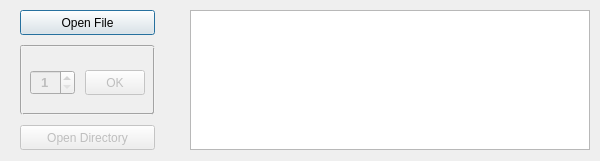
<?xml version="1.0" encoding="UTF-8"?>
<ui version="4.0">
 <class>ConverterSlags</class>
 <widget class="QWidget" name="ConverterSlags">
  <property name="geometry">
   <rect>
    <x>0</x>
    <y>0</y>
    <width>600</width>
    <height>161</height>
   </rect>
  </property>
  <property name="windowTitle">
   <string>ConverterSlags</string>
  </property>
  <widget class="QPushButton" name="FileFound">
   <property name="geometry">
    <rect>
     <x>20</x>
     <y>10</y>
     <width>135</width>
     <height>25</height>
    </rect>
   </property>
   <property name="text">
    <string>Open File</string>
   </property>
   <property name="default">
    <bool>true</bool>
   </property>
  </widget>
  <widget class="QPushButton" name="OpenDirect">
   <property name="enabled">
    <bool>false</bool>
   </property>
   <property name="geometry">
    <rect>
     <x>20</x>
     <y>125</y>
     <width>135</width>
     <height>25</height>
    </rect>
   </property>
   <property name="text">
    <string>Open Directory</string>
   </property>
  </widget>
  <widget class="QGroupBox" name="Shadow">
   <property name="geometry">
    <rect>
     <x>20</x>
     <y>45</y>
     <width>135</width>
     <height>70</height>
    </rect>
   </property>
   <property name="styleSheet">
    <string notr="true"> QGroupBox {
     border: 2px groove #A3A3A3;
     border-radius: 3px;
	 margin-top: 2ex; /* оставляем пространство вверху для заголовка */
 }</string>
   </property>
   <property name="title">
    <string/>
   </property>
   <widget class="QPushButton" name="TransformSlags">
    <property name="enabled">
     <bool>false</bool>
    </property>
    <property name="geometry">
     <rect>
      <x>65</x>
      <y>25</y>
      <width>60</width>
      <height>25</height>
     </rect>
    </property>
    <property name="text">
     <string>OK</string>
    </property>
   </widget>
   <widget class="QSpinBox" name="OldRead">
    <property name="enabled">
     <bool>false</bool>
    </property>
    <property name="geometry">
     <rect>
      <x>10</x>
      <y>25</y>
      <width>45</width>
      <height>25</height>
     </rect>
    </property>
    <property name="font">
     <font>
      <pointsize>10</pointsize>
      <weight>75</weight>
      <bold>true</bold>
     </font>
    </property>
    <property name="alignment">
     <set>Qt::AlignCenter</set>
    </property>
    <property name="minimum">
     <number>1</number>
    </property>
   </widget>
  </widget>
  <widget class="QTextBrowser" name="TextBrowser">
   <property name="geometry">
    <rect>
     <x>190</x>
     <y>10</y>
     <width>400</width>
     <height>140</height>
    </rect>
   </property>
  </widget>
 </widget>
 <layoutdefault spacing="6" margin="11"/>
 <resources/>
 <connections/>
</ui>
